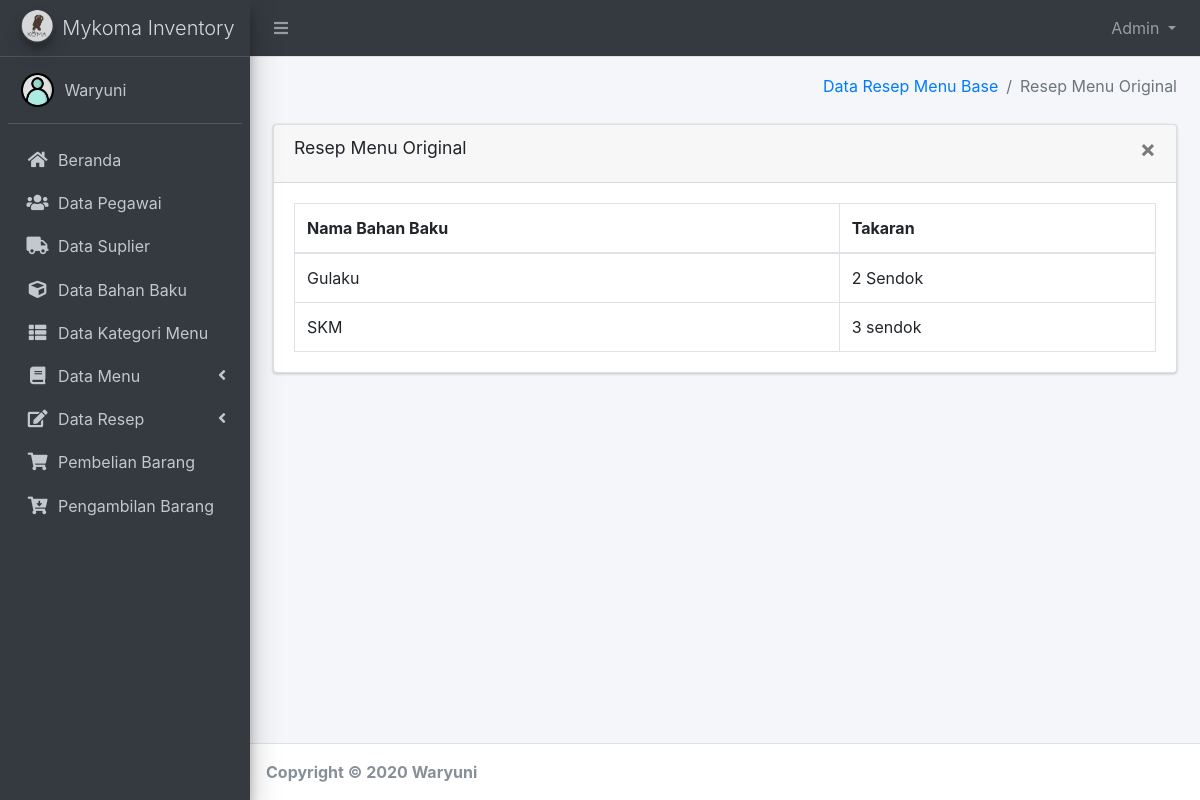
/index.php?page=viewrs&kd_resep=RS-0001&kd_kategori=KTGR-01&nm=Original (signed in), run on the app's committed database.
### tables this page shows
CREATE TABLE `kategori` (
  `kd_kategori` varchar(50) NOT NULL,
  `nm_kategori` varchar(100) NOT NULL,
  PRIMARY KEY (`kd_kategori`)
);

CREATE TABLE `det_resep` (
  `kd_detresep` int(11) NOT NULL AUTO_INCREMENT,
  `kd_resep` varchar(50) NOT NULL,
  `kd_bahanbk` varchar(50) NOT NULL,
  `takaran` text NOT NULL,
  PRIMARY KEY (`kd_detresep`),
  KEY `FK_resep090` (`kd_bahanbk`)
);

CREATE TABLE `bahan_bk` (
  `kd_bahanbk` varchar(50) NOT NULL,
  `id_suplier` varchar(50) NOT NULL,
  `nm_bahanbk` varchar(100) NOT NULL,
  `tgl_expire` date NOT NULL,
  PRIMARY KEY (`kd_bahanbk`),
  KEY `FK_bahan_bk12` (`id_suplier`)
);

### sidebar/side.php (the view, shortened to what this page needs)
<div class="sidebar">
  <div class="user-panel mt-3 pb-3 mb-3 d-flex">
    <div class="image">
      <img src="asets/dist/img/user.png" alt="User Image">
    </div>
    <div class="info">
      <a href="#" class="d-block"><?php if (empty($_SESSION['no_user'])) {
                                    echo "";
                                  } else {
                                    echo $_SESSION['nama'];
                                  } ?></a>
    </div>
  </div>
  <nav class="mt-2">
    <ul class="nav nav-pills nav-sidebar flex-column" data-widget="treeview" role="menu" data-accordion="false">
      <li class="nav-item">
        <a href="index.php?page=beranda" class="nav-link">
          <i class="nav-icon fas fa-home"></i>
          <p>
            Beranda
          </p>
        </a>
      </li>
      <?php if ($_SESSION['level'] == 'Admin') { ?>
        <li class="nav-item">
          <a href="index.php?page=pgw" class="nav-link">
            <i class="nav-icon fas fa-users"></i>
            <p>
              Data Pegawai
            </p>
          </a>
        </li>
        <li class="nav-item">
          <a href="index.php?page=suplier" class="nav-link">
            <i class="nav-icon fas fa-truck"></i>
            <p>
              Data Suplier
            </p>
          </a>
        </li>
        <li class="nav-item">
          <a href="index.php?page=bahanbk" class="nav-link">
            <i class="nav-icon fas fa-cube"></i>
            <p>
              Data Bahan Baku
            </p>
          </a>
        </li>
        <li class="nav-item">
          <a href="index.php?page=kategori" class="nav-link">
            <i class="nav-icon fas fa-th-list"></i>
            <p>
              Data Kategori Menu
            </p>
          </a>
        </li>
        <li class="nav-item has-treeview">
          <a href="#" class="nav-link">
            <i class="nav-icon fas fa-book"></i>
            <p>
              Data Menu
              <i class="right fas fa-angle-left"></i>
            </p>
          </a>
        </li>
        <li class="nav-item has-treeview">
          <a href="#" class="nav-link">
            <i class="nav-icon fas fa-edit"></i>
            <p>
              Data Resep
              <i class="right fas fa-angle-left"></i>
            </p>
          </a>
        </li>
        <li class="nav-item">
          <a href="index.php?page=pembelian" class="nav-link">
            <i class="nav-icon fas fa-shopping-cart"></i>
            <p>
              Pembelian Barang
            </p>
          </a>
        </li>
        <li class="nav-item">
          <a href="index.php?page=pengambilan" class="nav-link">
            <i class="nav-icon fas fa-cart-arrow-down"></i>
            <p>
              Pengambilan Barang
            </p>
          </a>
        </li>
      <?php } ?>
    </ul>
  </nav>
</div>

### modules/resep/viewrs.php (shortened to what this page needs)
<?php
$nm_menuu = $_GET['nm'];
$kd_kategorii = $_GET['kd_kategori'];
$kd_resepp = $_GET['kd_resep'];
$qrktgr = mysqli_query($db, "SELECT * FROM kategori WHERE kd_kategori='$kd_kategorii'");
$ouput = mysqli_fetch_assoc($qrktgr);
?>
<section class="content-header">
    <div class="container-fluid">
        <div class="row mb-2">
            <div class="col-sm-12">
                <ol class="breadcrumb float-sm-right">
                    <li class="breadcrumb-item"><a href="index.php?page=menu&kd_kategori=<?php echo $kd_kategori ?>">Data Resep Menu <?php echo $ouput['nm_kategori']; ?></a></li>
                    <li class="breadcrumb-item active">Resep Menu <?php echo $nm_menuu; ?></li>
                </ol>
            </div>
        </div>
    </div>
</section>
<section class="content">
    <div class="container-fluid">
        <div class="row">
            <div class="col-md-12">
                <div class="card card-default">
                    <div class="card-header">
                        <h3 class="card-title">Resep Menu <?php echo $_GET['nm']; ?></h3>
                        <a href="index.php?page=resep&kd_kategori=<?php echo $kd_kategorii ?>" type="button" class="close" data-dismiss="modal" aria-label="Close">
                            <span aria-hidden="true">&times;</span></a>
                    </div>
                    <div class="card-body">
                        <table class="table table-bordered">
                            <thead>
                                <tr>
                                    <th>Nama Bahan Baku</th>
                                    <th>Takaran</th>
                                </tr>
                            </thead>
                            <tbody>
                                <?php
                                $query2  = mysqli_query($db, "SELECT resep.kd_resep,resep.kd_menu,det_resep.kd_bahanbk,det_resep.takaran,bahan_bk.nm_bahanbk FROM resep JOIN det_resep ON det_resep.kd_resep=resep.kd_resep JOIN bahan_bk ON det_resep.kd_bahanbk=bahan_bk.kd_bahanbk WHERE resep.kd_resep='$kd_resepp'");
                                $hitung2 = mysqli_num_rows($query2);
                                if ($hitung2 > 0) {
                                    while ($pecah2 = mysqli_fetch_array($query2)) {
                                ?>
                                        <tr>
                                            <td><?php echo $pecah2['nm_bahanbk'] ?></td>
                                            <td><?php echo $pecah2['takaran'] ?></td>
                                        </tr>
                                <?php }
                                } ?>
                            </tbody>
                        </table>
                    </div>
                </div>
            </div>
        </div>
</section>

### data on the page
kategori: nm_kategori "Base"
det_resep: kd_bahanbk.nm_bahanbk "Gulaku", takaran "2 Sendok"
det_resep: kd_bahanbk.nm_bahanbk "SKM", takaran "3 sendok"

### other printed values
$_SESSION['level'] "Admin"
$_SESSION['nama'] "Waryuni"
$nm_menuu "Original"
$_GET['nm'] "Original"
